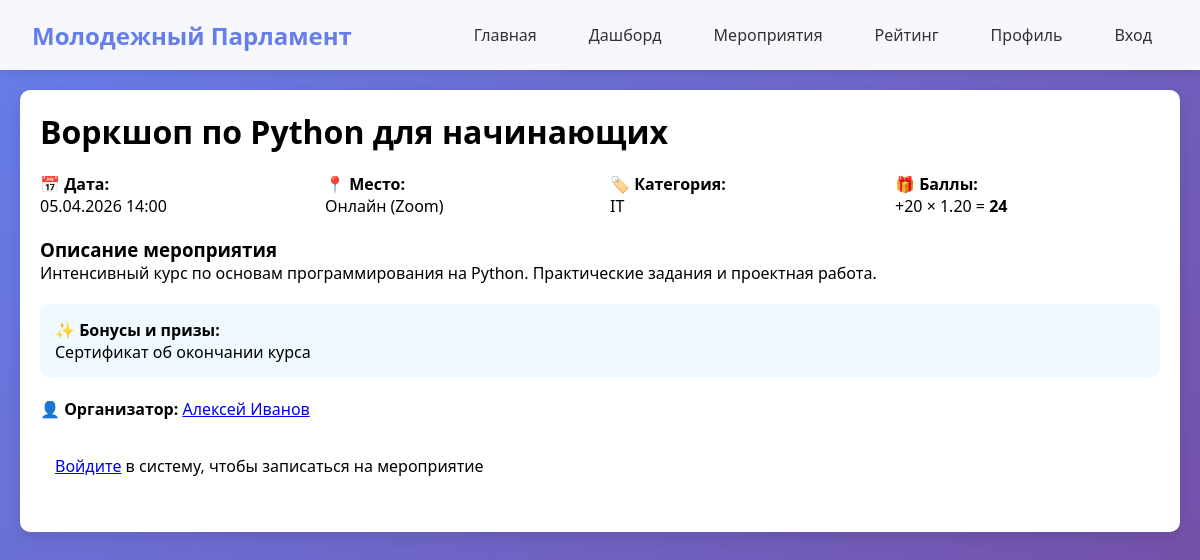
Screenshot of /event_detail.php?id=2 with the database file from the repository.
### tables this page shows
CREATE TABLE `events` (
  `id` int NOT NULL,
  `title` varchar(200) NOT NULL,
  `description` text,
  `event_date` datetime NOT NULL,
  `location` varchar(200) DEFAULT NULL,
  `category` enum('IT','Социальное проектирование','Медиа','Другое') DEFAULT 'Другое',
  `difficulty_coefficient` decimal(3,2) DEFAULT '1.00',
  `points_awarded` int DEFAULT '10',
  `bonus_description` text,
  `organizer_id` int DEFAULT NULL,
  `is_verified` tinyint(1) DEFAULT '0',
  `created_at` timestamp NULL DEFAULT CURRENT_TIMESTAMP
);

CREATE TABLE `users` (
  `id` int NOT NULL,
  `username` varchar(50) NOT NULL,
  `email` varchar(100) NOT NULL,
  `password` varchar(255) NOT NULL,
  `full_name` varchar(100) NOT NULL,
  `role` enum('participant','organizer','admin','hr') DEFAULT 'participant',
  `city` varchar(100) DEFAULT NULL,
  `age` int DEFAULT NULL,
  `education_org` varchar(200) DEFAULT NULL,
  `team_name` varchar(100) DEFAULT NULL,
  `total_points` int DEFAULT '0',
  `trust_rating` decimal(3,2) DEFAULT '5.00',
  `created_at` timestamp NULL DEFAULT CURRENT_TIMESTAMP,
  `is_active` tinyint(1) DEFAULT '1'
);

### config.php (called while the page is built, shortened)
<?php
function isLoggedIn() {
    return isset($_SESSION['user_id']);
}
?>

### event_detail.php (the view, shortened to what this page needs)
<?php
require_once 'config.php';
$event_id = $_GET['id'] ?? 0;
$pdo = getDB();
$stmt = $pdo->prepare("
    SELECT e.*, u.username as organizer_name, u.full_name as organizer_full
    FROM events e
    JOIN users u ON e.organizer_id = u.id
    WHERE e.id = ? AND e.is_verified = 1
");
$stmt->execute([$event_id]);
$event = $stmt->fetch();
$is_registered = false;
?>
<!DOCTYPE html>
<html lang="ru">
<head>
    <link rel="stylesheet" href="style.css">
</head>
<body>
    <nav class="navbar">
        <div class="nav-container">
            <a href="index.php" class="logo">Молодежный Парламент</a>
            <div class="nav-links">
                <a href="index.php">Главная</a>
                <a href="dashboard.php">Дашборд</a>
                <a href="events.php">Мероприятия</a>
                <a href="leaderboard.php">Рейтинг</a>
                <a href="profile.php">Профиль</a>
                <?php if(isLoggedIn()): ?>
                    <a href="logout.php" class="btn btn-danger">Выход</a>
                <?php else: ?>
                    <a href="login.php">Вход</a>
                <?php endif; ?>
            </div>
        </div>
    </nav>
    <div class="container">
        <div class="card">
            <h1><?= htmlspecialchars($event['title']) ?></h1>
            <div style="display: grid; grid-template-columns: repeat(auto-fit, minmax(250px, 1fr)); gap: 20px; margin: 20px 0;">
                <div>
                    <strong>📅 Дата:</strong><br>
                    <?= date('d.m.Y H:i', strtotime($event['event_date'])) ?>
                </div>
                <div>
                    <strong>📍 Место:</strong><br>
                    <?= htmlspecialchars($event['location'] ?? 'Не указано') ?>
                </div>
                <div>
                    <strong>🏷️ Категория:</strong><br>
                    <?= $event['category'] ?>
                </div>
                <div>
                    <strong>🎁 Баллы:</strong><br>
                    +<?= $event['points_awarded'] ?> × <?= $event['difficulty_coefficient'] ?> =
                    <strong><?= $event['points_awarded'] * $event['difficulty_coefficient'] ?></strong>
                </div>
            </div>
            <div style="margin: 20px 0;">
                <h3>Описание мероприятия</h3>
                <p style="white-space: pre-wrap;"><?= htmlspecialchars($event['description']) ?></p>
            </div>
            <?php if($event['bonus_description']): ?>
                <div style="background: #f0f9ff; padding: 15px; border-radius: 10px; margin: 20px 0;">
                    <strong>✨ Бонусы и призы:</strong><br>
                    <?= htmlspecialchars($event['bonus_description']) ?>
                </div>
            <?php endif; ?>
            <div style="margin: 20px 0;">
                <strong>👤 Организатор:</strong>
                <a href="profile.php?id=<?= $event['organizer_id'] ?>"><?= htmlspecialchars($event['organizer_full']) ?></a>
            </div>
            <?php if(isLoggedIn()): ?>
                <?php if($is_registered): ?>
                    <div class="alert alert-success">
                        Вы уже зарегистрированы на это мероприятие. Статус:
                        <?= $is_registered['status'] == 'pending' ? 'ожидает подтверждения' : 'подтверждено' ?>
                    </div>
                <?php else: ?>
                    <form method="POST">
                        <button type="submit" name="register" class="btn btn-success">Записаться на мероприятие</button>
                    </form>
                <?php endif; ?>
            <?php else: ?>
                <div class="alert">
                    <a href="login.php">Войдите</a> в систему, чтобы записаться на мероприятие
                </div>
            <?php endif; ?>
        </div>
    </div>
</body>
</html>

### style.css (style rules this page uses)
* { margin: 0; padding: 0; box-sizing: border-box; }
body { font-family: 'Segoe UI', Tahoma, Geneva, Verdana, sans-serif; background: linear-gradient(135deg, #667eea 0%, #764ba2 100%); min-height: 100vh; }
.container { max-width: 1200px; margin: 0 auto; padding: 20px; }
.navbar { background: rgba(255, 255, 255, 0.95); box-shadow: 0 2px 10px rgba(0,0,0,0.1); position: sticky; top: 0; z-index: 1000; }
.nav-container { max-width: 1200px; margin: 0 auto; padding: 1rem 2rem; display: flex; justify-content: space-between; align-items: center; }
.logo { font-size: 1.5rem; font-weight: bold; color: #667eea; text-decoration: none; }
.nav-links { display: flex; gap: 20px; align-items: center; }
.nav-links a { text-decoration: none; color: #333; padding: 8px 16px; border-radius: 5px; transition: all 0.3s; }
.card { background: white; border-radius: 10px; box-shadow: 0 5px 15px rgba(0,0,0,0.1); padding: 20px; margin-bottom: 20px; transition: transform 0.3s; }
.alert { padding: 15px; border-radius: 5px; margin-bottom: 20px; }

### rows the page displays
events: title "Воркшоп по Python для начинающих", event_date "05.04.2026 14:00", location "Онлайн (Zoom)", category "IT", points_awarded "20", difficulty_coefficient "1.20", $event['points_awarded'] * $event['difficulty_coefficient'] "24", description "Интенсивный курс по основам программирования на Python. Практические задания и проектная работа.", bonus_description "Сертификат об окончании курса", organizer.full_name "Алексей Иванов"
